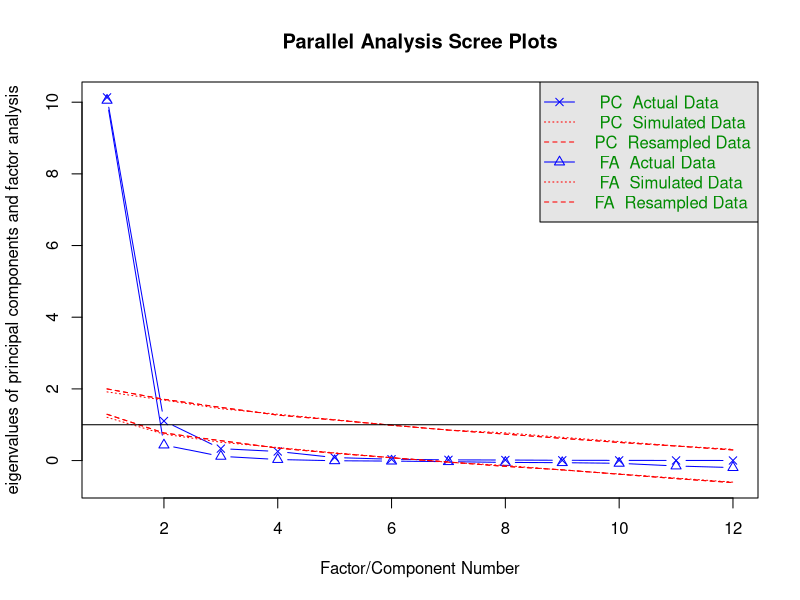
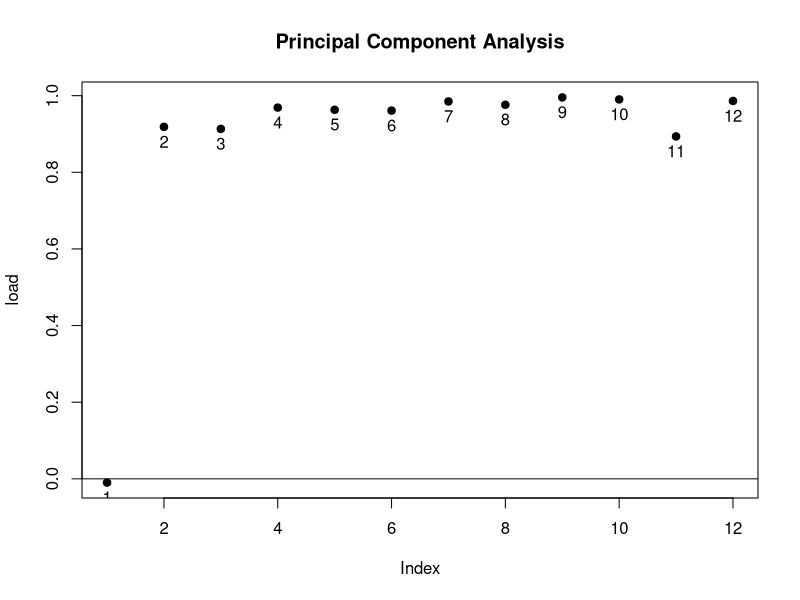

Write R code to recreate these figures, in order. (Note: this script raises an error after producing the figures.)
#HW 2
#Connor Rouan and Yadukrishnan Sethumadhavan

#Problem 1
#--Task A--
library(psych)
fa.parallel(USJudgeRatings)

#Based on these results, we will only need to extract one principal component

#--Task B--
library(psych)
principal(USJudgeRatings)

#--Task C--
principal(USJudgeRatings, nfactors=1, rotate="varimax")

#--Task D--
pc <- principal(USJudgeRatings, scores=TRUE)
pc$scores

#--Task E--
pc <- principal(USJudgeRatings)
factor.plot(pc)
#This graph shows that component 1 is the only principal component since it falls below 0

#--Task F--
#See PDF for explanation



#Problem 2
#--Task A--
library(psych)
fa.parallel(GID)

#Based on these results, we will need to extract 2 principal component

#--Task B--
principal(GID, nfactors=2,rotate="none")

#--Task C--
principal(USJudgeRatings, nfactors=1, rotate="varimax")

#--Task D--
pc <- principal(USJudgeRatings, scores=TRUE)
pc$scores

#--Task E--
pc <- principal(USJudgeRatings)
factor.plot(pc)
#This graph shows that component 1 is the only principal component since it falls below 0

#--Task F--
#See PDF for explanation

#Problem3

#Problem4

#--Task A--

fa.parallel(Harman74.cor$cov)
#Based on these results, we will need to extract 4 principal component


#--Task B--

harmanpc<-fa(Harman74.cor$cov,nfactors=4, rotate='none')
harmanpc

#--Task C--

harmanrc<-fa(Harman74.cor$cov, nfactors=4, rotate='varimax')
harmanrc

#--Task D--

harmanpc<-fa(Harman74.cor$cov,nfactors=4, rotate='none', scores=TRUE, fm='pa')
harmanpc$weights

#--Task E--

factor.plot(harmanpc)

#--Task F--

fa.diagram(harmanpc)

#--Task G--
#See PDF for explanation
